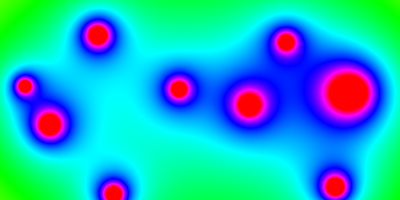
Frame 1 (no input)
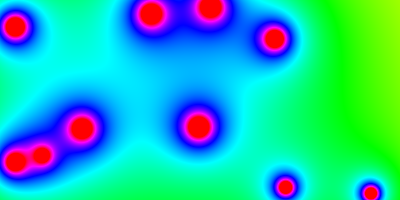
Frame 60 (no input)
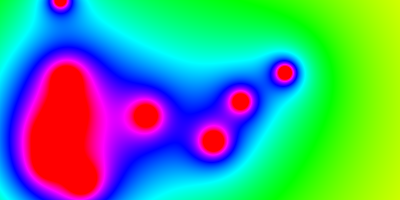
Frame 120 (the mouse pressed at the canvas centre since frame 60)

The p5.js sketch that drew these frames (run headless with seeded random() and noise() and a simulated clock; from frame 60 on, the mouse is pressed at the canvas centre):

// p5.js sketch
// ── sketch.js
/* 
  Read more about metaballs in this article on gamedev.net:
  https://www.gamedev.net/tutorials/_/technical/graphics-programming-and-theory/exploring-metaballs-and-isosurfaces-in-2d-r2556/

  or on Wikipedia 
  https://en.wikipedia.org/wiki/Metaballs

  Created with inspiration from The Coding Train', coding challenge #28
  https://www.youtube.com/watch?v=ccYLb7cLB1I&t=695s
*/

// Make an array for all out blobs
const blobs = [];
// Set an variable for the number of blobs we want
const numBlobs = 10;

setup = () => {
  createCanvas(400, 200);
  // Change the color mode from RGB to HSB
  colorMode(HSB);

  // Create all out blobs with random start positions
  for (let i = 0; i < numBlobs; i++) {
    blobs.push(new Blob(random(0, width), random(0, height)));
  }
};

draw = () => {
  background(51);

  // Load all the pixels from the canvas into the pixels array
  loadPixels();

  // Get every pixel in the array
  for (let x = 0; x < width; x++) {
    for (let y = 0; y < height; y++) {
      // Variable used for the color
      let sum = 0;

      // Get every blob in the array
      for (let i = 0; i < blobs.length; i++) {
        // Get the difference between the the pixel of the position of the blob
        const xDiff = x - blobs[i].x;
        const yDiff = y - blobs[i].y;
        // Calculate the difference in distance
        const d = sqrt(xDiff * xDiff + yDiff * yDiff);
        // Calculate the hue value for the color
        sum += (10 * blobs[i].r) / d;
      }
      // Set the color
      set(x, y, color(sum, 255, 255));
    }
  }
  // Apply the changes in the pixels array to the canvas
  updatePixels();

  // Update the pixels, we don't use show for anything but debugging
  for (let i = 0; i < blobs.length; i++) {
    blobs[i].update();
  }
};

// ── Blob.js
class Blob {
  constructor(_x, _y) {
    this.x = _x;
    this.y = _y;

    // Make an random angle for the blob to move in
    const angle = random(0, 2 * PI);
    // Set random speed for the blob
    this.xSpeed = random(2, 5) * Math.cos(angle);
    this.ySpeed = random(2, 5) * Math.sin(angle);
    // Set a random radius
    this.r = random(120, 240);
  }

  update() {
    // Move the blob
    this.x += this.xSpeed;
    this.y += this.ySpeed;

    // When the blob reaches the edge, turn it around
    if (this.x > width || this.x < 0) {
      this.xSpeed *= -1;
    }
    if (this.y > height || this.y < 0) {
      this.ySpeed *= -1;
    }
  }

  show() {
    noFill();
    stroke(0);
    strokeWeight(4);
    ellipse(this.x, this.y, this.r * 2, this.r * 2);
  }
}
